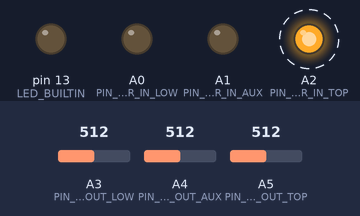
Bench run of a sketch on a simulated Arduino Uno, built with avr-gcc and run on an emulated ATmega328P. Shown: output pins drawn as LEDs (lit = HIGH). Dashed ring = blinking. The test bench sets the inputs (shaded band); at power-on: A5 (PIN_TRANSFORMER_OUT_TOP) = 512, A3 (PIN_TRANSFORMER_OUT_LOW) = 512, A4 (PIN_TRANSFORMER_OUT_AUX) = 512. What the sketch prints to the serial monitor is not drawn.

Above: at 1.2 s.
1.3 s: A5 (PIN_TRANSFORMER_OUT_TOP) set to 529
4.3 s: A5 (PIN_TRANSFORMER_OUT_TOP) set to 306
Timing chart, 0 to 11.8 s (numbered marks = the images above; inputs shaded):
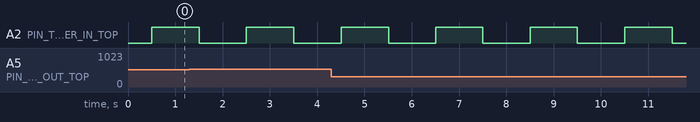

The sketch:

Transformer_Proximity.ino
```cpp
//Transformer Hysteresis Proximity Sensor

#define PIN_TRANSFORMER_IN_LOW    A0
#define PIN_TRANSFORMER_IN_AUX    A1
#define PIN_TRANSFORMER_IN_TOP    A2

#define PIN_TRANSFORMER_OUT_LOW   A3
#define PIN_TRANSFORMER_OUT_AUX   A4
#define PIN_TRANSFORMER_OUT_TOP   A5

double time = 0.0;
bool lock = false;
bool toggle = false;

const size_t size = 3;
double buffer[size] = { 0.0 };

double peak = 0.0;
double kaep = 0.0;

double proximity = 0.0;
double threshold = 200.0;

void TransformerToggle(int pin)
{
    time = millis();
    if ((!lock) && (fmod(time, 1000.0) > 500.0))
    {
        lock = true;
        toggle = !toggle;
        digitalWrite(pin, toggle);
    }
    else if ((lock) && (fmod(time, 1000.0) < 500.0))
    {
        lock = false;
    }
}

void TransformerBuffer(double data)
{
    peak = 0.0;
    kaep = 9999999.0;
    for (size_t i = size - 1; i > 0; --i)
    {
        buffer[i] = buffer[i - 1];
        if (buffer[i] > peak) { peak = buffer[i]; }
        if (buffer[i] < kaep) { kaep = buffer[i]; }
    }
    buffer[0] = data;
    proximity = peak - kaep;
}

void setup()
{
    Serial.begin(115200);
    pinMode(LED_BUILTIN, OUTPUT);
    pinMode(PIN_TRANSFORMER_IN_LOW, OUTPUT);
    pinMode(PIN_TRANSFORMER_IN_AUX, OUTPUT);
    pinMode(PIN_TRANSFORMER_IN_TOP, OUTPUT);
    pinMode(PIN_TRANSFORMER_OUT_LOW, INPUT);
    pinMode(PIN_TRANSFORMER_OUT_AUX, INPUT);
    pinMode(PIN_TRANSFORMER_OUT_TOP, INPUT);
    digitalWrite(LED_BUILTIN, LOW);
    digitalWrite(PIN_TRANSFORMER_IN_LOW, LOW);
    digitalWrite(PIN_TRANSFORMER_IN_AUX, LOW);
    digitalWrite(PIN_TRANSFORMER_IN_TOP, LOW);
    digitalWrite(PIN_TRANSFORMER_OUT_LOW, LOW);
    digitalWrite(PIN_TRANSFORMER_OUT_AUX, LOW);
    digitalWrite(PIN_TRANSFORMER_OUT_TOP, LOW);
}

void TransformerReadout(double wait = 1.0, double top = 1024.0, double low = -1024.0)
{
    Serial.print("PROX:"); Serial.print(proximity); Serial.print(",");
    Serial.print("THRESH:"); Serial.print(proximity > threshold ? top : low); Serial.print(",");
    Serial.print("TOP:"); Serial.print(top); Serial.print(",");
    Serial.print("LOW:"); Serial.print(low); Serial.print(",");

    Serial.print("OUT_LOW:");
    Serial.print(analogRead(PIN_TRANSFORMER_OUT_LOW));
    Serial.print(",");
    Serial.print("OUT_AUX:");
    Serial.print(analogRead(PIN_TRANSFORMER_OUT_AUX));
    Serial.print(",");
    Serial.print("OUT_TOP:");
    Serial.print(analogRead(PIN_TRANSFORMER_OUT_TOP));
    Serial.println();

    digitalWrite(LED_BUILTIN, proximity > threshold ? HIGH : LOW);
    delay(wait);
}

void loop()
{
    TransformerToggle(PIN_TRANSFORMER_IN_TOP);
    TransformerBuffer(analogRead(PIN_TRANSFORMER_OUT_TOP));
    TransformerReadout();
}
```

Measured:
- by itself, A2 (PIN_TRANSFORMER_IN_TOP): alternates HIGH for 1.0 s and LOW for 1.0 s
